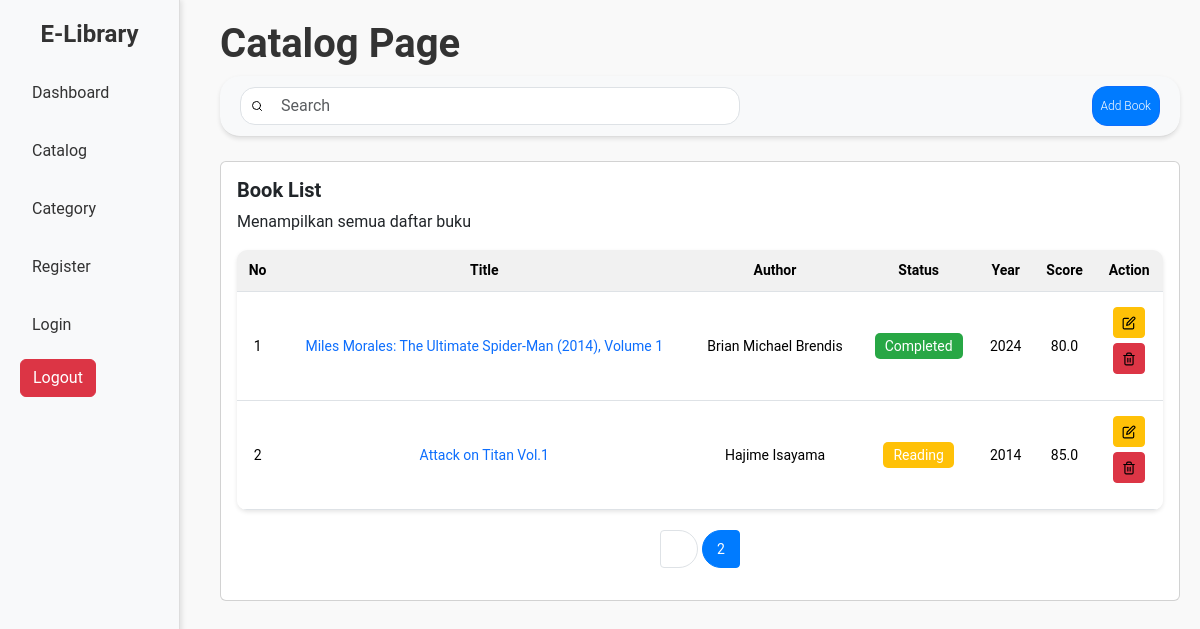
Page /catalog/?page=2 on the committed database.
### catalog/models.py (models this page shows, shortened)
class Book(models.Model):
    STATUS_CHOICES = [
        ('completed', 'Completed'),
        ('reading', 'Reading'),
    ]
    title = models.CharField(max_length=255)
    author = models.CharField(max_length=100)
    year = models.DateField()
    category = models.CharField(max_length=100, default='General')
    description = models.TextField(blank=True)
    pages = models.PositiveIntegerField(default=0)
    status = models.CharField(max_length=10, choices=STATUS_CHOICES)
    score = models.DecimalField(max_digits=3, decimal_places=1)
    cover_image = models.ImageField(default='cover_book.png', blank=True, null=True)
    pdf_file = models.FileField(upload_to='pdf/', blank=True, null=True)

### catalog/views.py (the view)
# urls.py: path('', views.book_list, name="list"),
def book_list(request):
    query = request.GET.get('q')
    if query:
        books = Book.objects.filter(
            Q(title__icontains=query) |
            Q(author__icontains=query)
        ).order_by('-score')
    else:
        books = Book.objects.all()
    paginator = Paginator(books, 8)
    page_number = request.GET.get('page')
    page_obj = paginator.get_page(page_number)
    return render(request, 'catalog/catalog.html', {'books': page_obj, 'paginator': paginator, 'page_obj': page_obj})

### catalog/templates/catalog/catalog.html (shortened to what this page needs)
{% extends 'layout.html' %}
{% load static %}
{% block content %}
<h1>Catalog Page</h1>
    <div class="content-table">
        <nav class="navbar navbar-light bg-light">
            <form class="form-inline" method="GET" action="{% url 'catalog:list' %}">
                <input class="form-control mr-sm-2" type="search" placeholder="Search" aria-label="Search" name="q" value="{{ request.GET.q }}">
            </form>
            <a href="{% url 'catalog:add_book' %}" class="btn btn-primary add-book-btn">Add Book</a>
        </nav>
        <div class="card mt-4">
            <div class="card-body">
                <h5 class="card-title">Book List</h5>
                <p class="card-text">Menampilkan semua daftar buku</h>
            {% if books %}
                <table class="table table-hover">
                    <thead>
                        <tr>
                            <th>No</th>
                            <th>Title</th>
                            <th>Author</th>
                            <th>Status</th>
                            <th>Year</th>
                            <th>Score</th>
                            <th>Action</th>
                        </tr>
                    </thead>
                    <tbody>
                        {% for book in books %}
                        <tr>
                            <td>{{ forloop.counter }}</td>
                            <td><a href="{% url 'catalog:book_detail' book.id %}">{{ book.title }}</a></td>
                            <td>{{ book.author }}</td>
                            <td>
                                {% if book.status == 'completed' %}
                                    <span class="status-completed">Completed</span>
                                {% elif book.status == 'reading' %}
                                    <span class="status-reading">Reading</span>
                                {% endif %}
                            </td>
                            <td>{{ book.year|date:"Y" }}</td>
                            <td>{{ book.score }}</td>
                            <td>
                                <ul class="action">
                                    <li><a href="{% url 'catalog:edit_book' book.id %}" class="btn btn-sm btn-warning">
                                        <img src="{% static 'icons/edit.svg' %}" alt="Edit" width="14" height="14">
                                    </a></li>
                                    <li><a href="{% url 'catalog:delete_book' book.id %}" class="btn btn-sm btn-danger" onclick="return confirm('Are you sure you want to delete this book?');">
                                        <img src="{% static 'icons/trash-2.svg' %}" alt="Delete" width="14" height="14">
                                    </a></li>
                                </ul>
                            </td>
                        </tr>
                        {% empty %}
                            <p>No books found.</p>
                        {% endfor %}
                    </tbody>
                </table>
            {% else %}
                <p>No books found matching your search criteria.</p>
            {% endif %}
                <nav aria-label="Page navigation">
                    <ul class="pagination pagination-sm">
                        {% for page_num in paginator.page_range %}
                            <li class="page-item {% if page_num == page_obj.number %}active{% endif %}">
                                <a class="page-link" href="?page={{ page_num }}">{{ page_num }}</a>
                            </li>
                        {% endfor %}
                    </ul>
                </nav>
            </div>
        </div>
    </div>
{% endblock %}

### static/css/style.css (style rules this page uses)
body { font-family: 'Roboto', sans-serif; background-color: #f9f9f9; margin: 0; padding: 0; overflow: hidden; }
h1, h5 { color: #333; font-weight: bold; }
.navbar { background-color: #fff; padding: 10px 20px; border-bottom: 1px solid #ddd; border-radius: 20px; margin-bottom: 20px; box-shadow: 0 2px 4px rgba(0, 0, 0, 0.1); }
.navbar .form-control { width: 500px; border-radius: 15px; padding-left: 40px; background-image: url('/static/icons/search.svg'); background-size: 12px; background-repeat: no-repeat; background-position: 10px center; }
.table { background-color: #fff; border-radius: 10px; overflow: hidden; box-shadow: 0 2px 4px rgba(0, 0, 0, 0.1); width: 100%; margin-bottom: 20px; font-size: 14px; }
.table th, .table td { vertical-align: middle; text-align: center; padding: 10px; border-top: none; }
.table th { background-color: #f1f1f1; font-weight: 600; }
.table td { padding: 10px; }
.table tr a { text-decoration: none; }
.table tr td ul { padding: 0; text-decoration: none; }
.table tr td ul li { list-style-type: none; margin: 5px; }
.status-completed { background-color: #28a745; color: #fff; padding: 5px 10px; border-radius: 5px; font-weight: normal; }
.status-reading { background-color: #ffc107; color: #fff; padding: 5px 10px; border-radius: 5px; font-weight: normal; }
.pagination { justify-content: center; margin-top: 20px; list-style-type: none; text-decoration: none; }
.pagination .page-item.active .page-link { background-color: #007bff; border-color: #007bff; }
.pagination .page-link { color: white; border-radius: 50%; margin: 0 5px; width: 38px; height: 38px; display: flex; align-items: center; justify-content: center; }
.add-book-btn { display: inline; background-color: #007bff; color: #fff; border-radius: 15px; padding: 10px 8px; font-size: 12px; font-weight: 300; transition: background-color 0.3s ease; text-decoration: none; }

### rows in the picture
Book: title "Miles Morales: The Ultimate Spider-Man (2014), Volume 1", author "Brian Michael Brendis", status "Completed", year "2024", score "80.0"
Book: title "Attack on Titan Vol.1", author "Hajime Isayama", status "Reading", year "2014", score "85.0"

### other values in the picture
{{ page_num }} "2"
